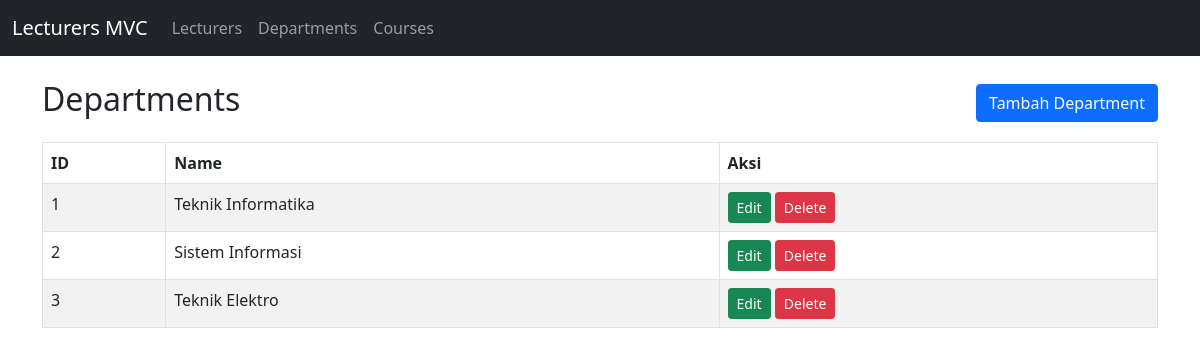
The app's page /Project/index.php?resource=departments with its own data.
### tables this page shows
CREATE TABLE departments (
  id INT AUTO_INCREMENT PRIMARY KEY,
  name VARCHAR(100) NOT NULL
);

### Project/controllers/DepartmentController.php (called while the page is built, shortened)
<?php
class DepartmentController
{
    public function index(): void
    {
        $departments = Department::all();
        require __DIR__ . '/../views/templates/header.php';
        require __DIR__ . '/../views/departments/index.php';
        require __DIR__ . '/../views/templates/footer.php';
    }
}

### Project/index.php (called while the page is built, shortened)
<?php
require_once __DIR__ . '/models/DB.php';
require_once __DIR__ . '/models/Department.php';
require_once __DIR__ . '/controllers/DepartmentController.php';
require_once __DIR__ . '/controllers/CourseController.php';
$resource = $_GET['resource'] ?? 'lecturers';
$action = $_GET['action'] ?? 'index';
switch ($resource) {
    case 'departments':
        $controller = new DepartmentController();
        break;
}
$controller->$action();

### Project/config/config.php (called while the page is built)
<?php
return [
    'host' => 'localhost',
    'user' => 'root',
    'password' => '',
    'database' => 'db_lecturers',
];

### Project/models/DB.php (called while the page is built)
<?php
class DB
{
    private static ?PDO $pdo = null;
    public static function connection(): PDO
    {
        if (self::$pdo === null) {
            $config = require __DIR__ . '/../config/config.php';
            $dsn = "mysql:host={$config['host']};dbname={$config['database']};charset=utf8mb4";
            self::$pdo = new PDO($dsn, $config['user'], $config['password'], [
                PDO::ATTR_ERRMODE => PDO::ERRMODE_EXCEPTION,
                PDO::ATTR_DEFAULT_FETCH_MODE => PDO::FETCH_ASSOC,
            ]);
        }
        return self::$pdo;
    }
}

### Project/models/Department.php (called while the page is built, shortened)
<?php
class Department
{
    public static function all(): array
    {
        return DB::connection()
            ->query('SELECT * FROM departments ORDER BY id')
            ->fetchAll();
    }
}

### Project/views/departments/index.php (the view)
<div class="d-flex justify-content-between align-items-center mb-3">
    <h2>Departments</h2>
    <a class="btn btn-primary" href="index.php?resource=departments&action=create">
        Tambah Department
    </a>
</div>
<table class="table table-striped table-bordered">
    <thead>
        <tr>
            <th>ID</th>
            <th>Name</th>
            <th>Aksi</th>
        </tr>
    </thead>
    <tbody>
        <?php foreach ($departments as $row): ?>
            <tr>
                <td><?= htmlspecialchars($row['id']) ?></td>
                <td><?= htmlspecialchars($row['name']) ?></td>
                <td>
                    <a class="btn btn-sm btn-success"
                       href="index.php?resource=departments&action=edit&id=<?= $row['id'] ?>">
                        Edit
                    </a>
                    <a class="btn btn-sm btn-danger"
                       href="index.php?resource=departments&action=delete&id=<?= $row['id'] ?>"
                       onclick="return confirm('Menghapus department juga dapat menghapus lecturer terkait. Lanjutkan?')">
                        Delete
                    </a>
                </td>
            </tr>
        <?php endforeach; ?>
    </tbody>
</table>

### records on screen
departments: id "1", name "Teknik Informatika"
departments: id "2", name "Sistem Informasi"
departments: id "3", name "Teknik Elektro"
